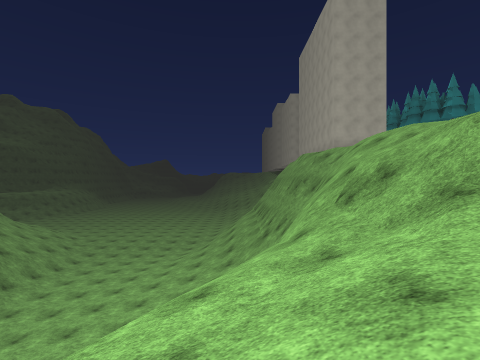
view 1 (above)

15 first-person views from a walk through a scene from a Unity 3-D project. The camera is 1.3 m above the floor, looks level and sees 85° across. Doors are open. The floor is counted in squares, 2 m on a side. Each view is taken from the middle of a square. On the plan, view 1 faces up. The plan holds only what a view shows up to about 9 squares ahead; the rest is blank. The place goes on beyond the plan. Some animated figures are not drawn. Some surface patterns are stand-ins.

view 2
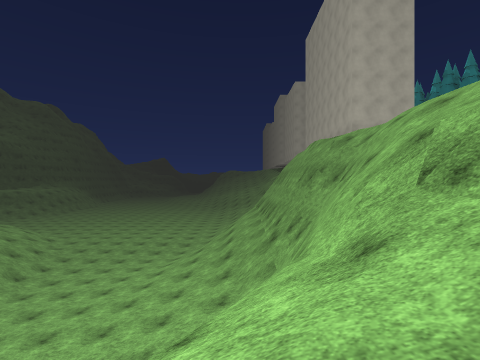

view 3
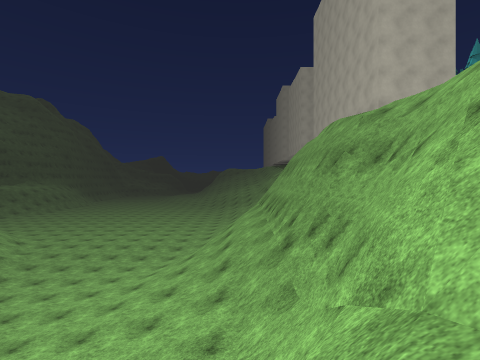

view 4
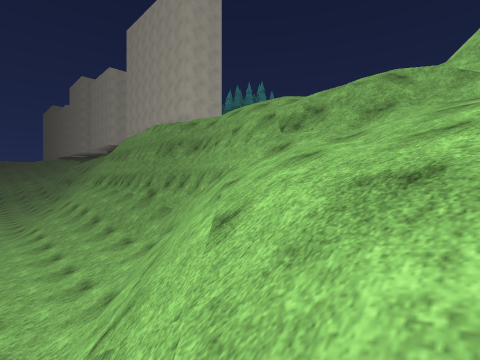

view 5
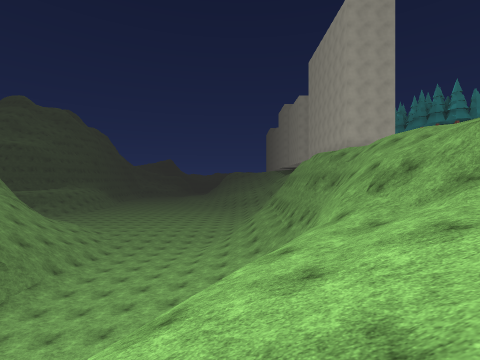

view 6
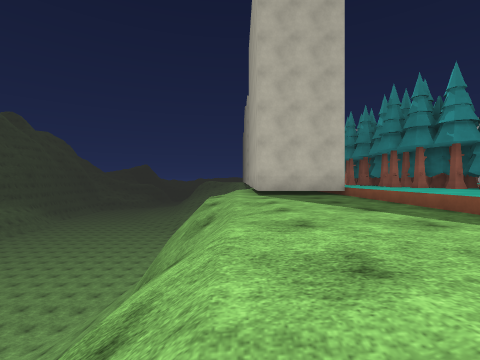

view 7
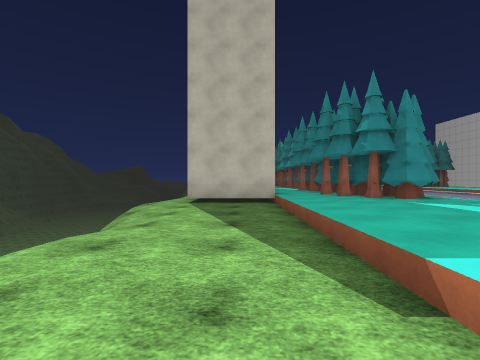

view 8
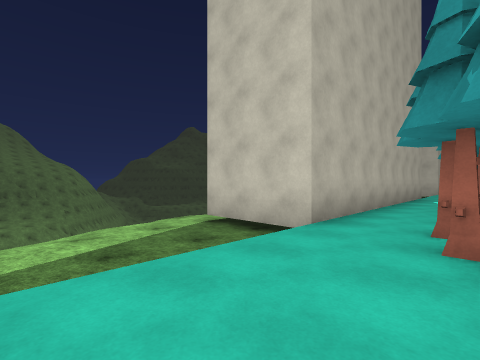

view 9
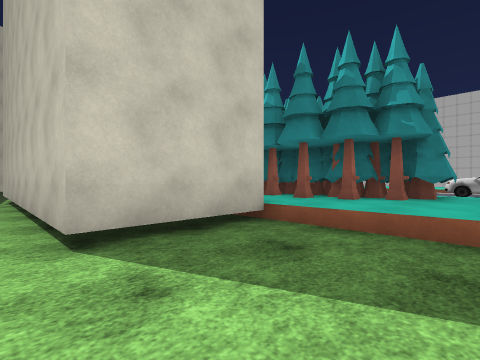

view 10
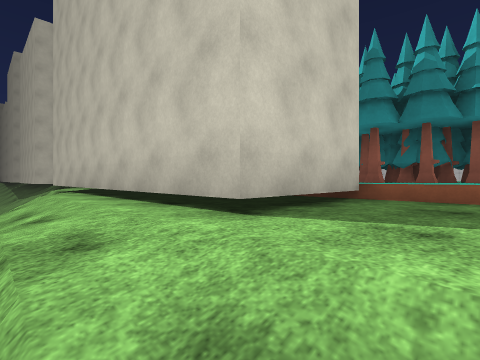

view 11
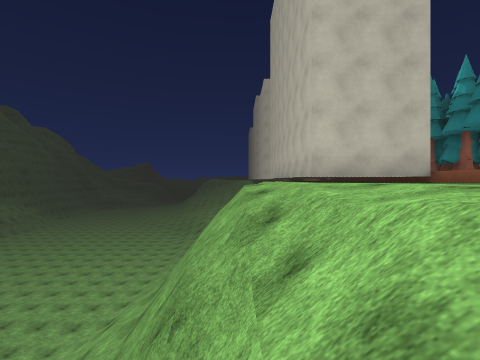

view 12
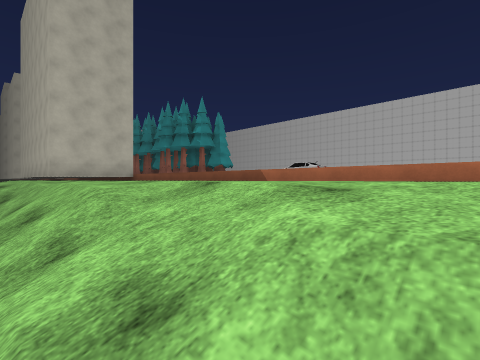

view 13
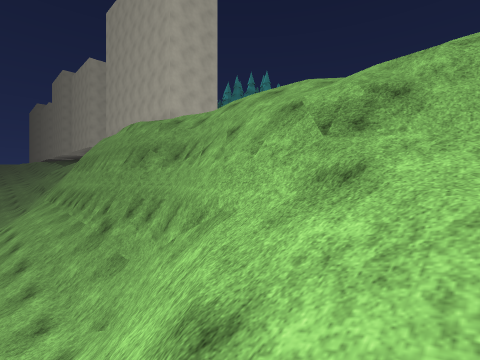

view 14
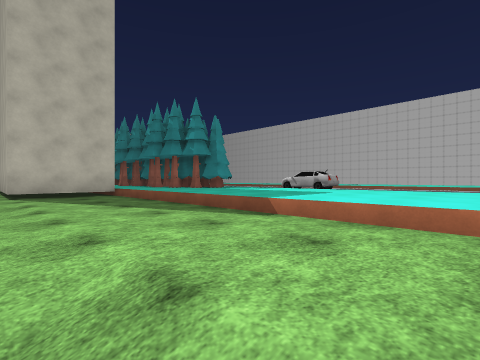

view 15
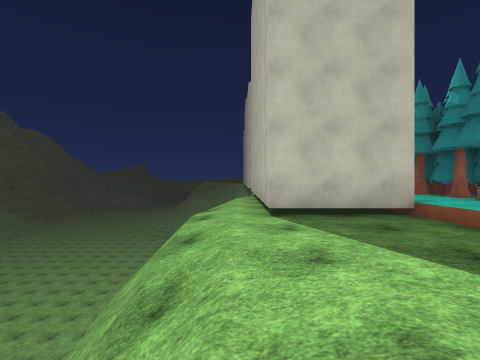

### Floor plan
Key: @ floor where view 1 was taken; # wall or solid block; . main floor; : floor 1 m higher than the main floor; + floor 1.75 m higher than the main floor; * floor 9.75 m higher than the main floor; % floor 10.5 m higher than the main floor; & floor 11.25 m higher than the main floor; / step, stairs or slope; = window, fence, low wall or low ledge; v drop or lower ground; T pine tree; O other object.
Columns run from 9 left of view 1 to 9 right of it. Each row starts with its distance up from view 1.
 17      ...     %O O&
 16     ....    /%O O&
 15     .../    /%OOO&T
 14      ..///##=%O O&T
 13  /....////# v%OOO&T
 12  /.....///# /%%%/&T
 11  /.....///#v/%%%/&T
 10  /.....://#=/%%%/&&
  9  /.....://=#v/%%/&&
  8 /=.....://##v%%%/&&
  7 /v.....:+/# /%%%/&&
  6   .....:/=#//%%%/&&
  5   ...../==#///%%/&&
  4    ... ==/////%%/&&
  3        #/////*%%/
  2        /////=//=
  1       ///// ==/
  0         /@
 -1         /

Positions as (right, up) in squares from view 1, and headings:
1: (0, 0), facing up
2: (0, 2), facing up
3: (0, 4), facing up
4: (-3, 1), facing up-right
5: (-1, -1), facing up
6: (4, 5), facing up
7: (6, 5), facing up
8: (9, 9), facing up-left
9: (4, 10), facing up-right
10: (3, 11), facing up-right
11: (3, 7), facing up
12: (3, 3), facing up-right
13: (-1, 3), facing up-right
14: (4, 4), facing up-right
15: (4, 8), facing up
